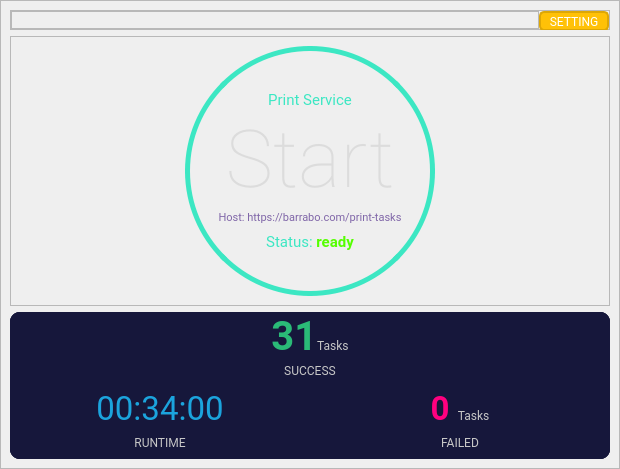
            <widget class="QWidget" name="page_home">
             <layout class="QVBoxLayout" name="verticalLayout_6">
              <property name="spacing">
               <number>0</number>
              </property>
              <property name="leftMargin">
               <number>0</number>
              </property>
              <property name="topMargin">
               <number>0</number>
              </property>
              <property name="rightMargin">
               <number>0</number>
              </property>
              <property name="bottomMargin">
               <number>0</number>
              </property>
              <item>
               <widget class="QFrame" name="frame_content_home">
                <property name="frameShape">
                 <enum>QFrame::StyledPanel</enum>
                </property>
                <property name="frameShadow">
                 <enum>QFrame::Raised</enum>
                </property>
                <layout class="QVBoxLayout" name="verticalLayout_10">
                 <item>
                  <widget class="QFrame" name="frame_5">
                   <property name="maximumSize">
                    <size>
                     <width>16777215</width>
                     <height>20</height>
                    </size>
                   </property>
                   <property name="frameShape">
                    <enum>QFrame::StyledPanel</enum>
                   </property>
                   <property name="frameShadow">
                    <enum>QFrame::Raised</enum>
                   </property>
                   <layout class="QHBoxLayout" name="horizontalLayout_9">
                    <property name="spacing">
                     <number>0</number>
                    </property>
                    <property name="leftMargin">
                     <number>0</number>
                    </property>
                    <property name="topMargin">
                     <number>0</number>
                    </property>
                    <property name="rightMargin">
                     <number>0</number>
                    </property>
                    <property name="bottomMargin">
                     <number>0</number>
                    </property>
                    <item>
                     <widget class="QFrame" name="frame_6">
                      <property name="frameShape">
                       <enum>QFrame::StyledPanel</enum>
                      </property>
                      <property name="frameShadow">
                       <enum>QFrame::Raised</enum>
                      </property>
                     </widget>
                    </item>
                    <item>
                     <widget class="QPushButton" name="btn_setting">
                      <property name="minimumSize">
                       <size>
                        <width>70</width>
                        <height>20</height>
                       </size>
                      </property>
                      <property name="maximumSize">
                       <size>
                        <width>70</width>
                        <height>20</height>
                       </size>
                      </property>
                      <property name="font">
                       <font>
                        <family>Roboto</family>
                       </font>
                      </property>
                      <property name="layoutDirection">
                       <enum>Qt::LeftToRight</enum>
                      </property>
                      <property name="styleSheet">
                       <string notr="true">QPushButton {
	background-color: rgb(255, 193, 7);
	border: 2px solid rgb(221, 167, 6);
	border-radius: 5px;
	
	color: rgb(255, 255, 255);
}

QPushButton:hover {
	background-color: rgb(224, 168, 0);
	border: 2px solid rgb(211, 158, 0);
	border-radius: 5px;
}</string>
                      </property>
                      <property name="text">
                       <string>SETTING</string>
                      </property>
                     </widget>
                    </item>
                   </layout>
                  </widget>
                 </item>
                 <item>
                  <widget class="QFrame" name="frame_infos">
                   <property name="frameShape">
                    <enum>QFrame::StyledPanel</enum>
                   </property>
                   <property name="frameShadow">
                    <enum>QFrame::Raised</enum>
                   </property>
                   <layout class="QHBoxLayout" name="horizontalLayout_4">
                    <item>
                     <widget class="QFrame" name="frame_circle">
                      <property name="minimumSize">
                       <size>
                        <width>250</width>
                        <height>250</height>
                       </size>
                      </property>
                      <property name="maximumSize">
                       <size>
                        <width>250</width>
                        <height>250</height>
                       </size>
                      </property>
                      <property name="styleSheet">
                       <string notr="true">QFrame{
	border: 5px solid rgb(60, 231, 195);
	border-radius: 125px;
}

QFrame:hover {
	border: 5px solid rgb(105, 95, 148);
}</string>
                      </property>
                      <property name="frameShape">
                       <enum>QFrame::StyledPanel</enum>
                      </property>
                      <property name="frameShadow">
                       <enum>QFrame::Raised</enum>
                      </property>
                      <layout class="QVBoxLayout" name="verticalLayout_7">
                       <property name="spacing">
                        <number>9</number>
                       </property>
                       <property name="leftMargin">
                        <number>10</number>
                       </property>
                       <property name="topMargin">
                        <number>40</number>
                       </property>
                       <property name="rightMargin">
                        <number>10</number>
                       </property>
                       <property name="bottomMargin">
                        <number>40</number>
                       </property>
                       <item>
                        <widget class="QLabel" name="label">
                         <property name="font">
                          <font>
                           <family>Roboto</family>
                           <pointsize>11</pointsize>
                          </font>
                         </property>
                         <property name="styleSheet">
                          <string notr="true">border: none;
color: rgb(60, 231, 195);</string>
                         </property>
                         <property name="text">
                          <string>Print Service</string>
                         </property>
                         <property name="alignment">
                          <set>Qt::AlignCenter</set>
                         </property>
                        </widget>
                       </item>
                       <item>
                        <widget class="QLabel" name="label_circle_main">
                         <property name="font">
                          <font>
                           <family>Roboto Thin</family>
                           <pointsize>60</pointsize>
                          </font>
                         </property>
                         <property name="styleSheet">
                          <string notr="true">border: none;
color: rgb(220, 220, 220);</string>
                         </property>
                         <property name="text">
                          <string>Start</string>
                         </property>
                         <property name="alignment">
                          <set>Qt::AlignCenter</set>
                         </property>
                        </widget>
                       </item>
                       <item>
                        <widget class="QLabel" name="label_circle_host">
                         <property name="font">
                          <font>
                           <family>Roboto</family>
                           <pointsize>8</pointsize>
                          </font>
                         </property>
                         <property name="styleSheet">
                          <string notr="true">border: none;
color: rgb(128, 102, 168);</string>
                         </property>
                         <property name="text">
                          <string>Host: https://barrabo.com/print-tasks</string>
                         </property>
                         <property name="alignment">
                          <set>Qt::AlignCenter</set>
                         </property>
                        </widget>
                       </item>
                       <item>
                        <widget class="QLabel" name="label_circle_status">
                         <property name="font">
                          <font>
                           <family>Roboto</family>
                           <pointsize>11</pointsize>
                          </font>
                         </property>
                         <property name="styleSheet">
                          <string notr="true">border: none;
color: rgb(60, 231, 195);</string>
                         </property>
                         <property name="text">
                          <string>&lt;html&gt;&lt;head/&gt;&lt;body&gt;&lt;p&gt;Status: &lt;span style=&quot; font-weight:600; color:#55ff00;&quot;&gt;ready&lt;/span&gt;&lt;/p&gt;&lt;/body&gt;&lt;/html&gt;</string>
                         </property>
                         <property name="alignment">
                          <set>Qt::AlignCenter</set>
                         </property>
                        </widget>
                       </item>
                      </layout>
                     </widget>
                    </item>
                   </layout>
                  </widget>
                 </item>
                 <item alignment="Qt::AlignHCenter">
                  <widget class="QFrame" name="frame_texts">
                   <property name="minimumSize">
                    <size>
                     <width>600</width>
                     <height>0</height>
                    </size>
                   </property>
                   <property name="maximumSize">
                    <size>
                     <width>16777215</width>
                     <height>200</height>
                    </size>
                   </property>
                   <property name="styleSheet">
                    <string notr="true">background-color: rgb(22, 23, 59);
border-radius: 10px</string>
                   </property>
                   <property name="frameShape">
                    <enum>QFrame::StyledPanel</enum>
                   </property>
                   <property name="frameShadow">
                    <enum>QFrame::Raised</enum>
                   </property>
                   <layout class="QVBoxLayout" name="verticalLayout_11">
                    <property name="spacing">
                     <number>0</number>
                    </property>
                    <property name="leftMargin">
                     <number>0</number>
                    </property>
                    <property name="topMargin">
                     <number>0</number>
                    </property>
                    <property name="rightMargin">
                     <number>0</number>
                    </property>
                    <property name="bottomMargin">
                     <number>0</number>
                    </property>
                    <item>
                     <widget class="QFrame" name="frame">
                      <property name="frameShape">
                       <enum>QFrame::StyledPanel</enum>
                      </property>
                      <property name="frameShadow">
                       <enum>QFrame::Raised</enum>
                      </property>
                      <layout class="QVBoxLayout" name="verticalLayout_8">
                       <property name="spacing">
                        <number>0</number>
                       </property>
                       <property name="leftMargin">
                        <number>0</number>
                       </property>
                       <property name="topMargin">
                        <number>0</number>
                       </property>
                       <property name="rightMargin">
                        <number>0</number>
                       </property>
                       <property name="bottomMargin">
                        <number>0</number>
                       </property>
                       <item>
                        <widget class="QLabel" name="label_detail_success">
                         <property name="font">
                          <font>
                           <family>Roboto</family>
                           <pointsize>30</pointsize>
                          </font>
                         </property>
                         <property name="styleSheet">
                          <string notr="true">color: rgb(42, 186, 119);</string>
                         </property>
                         <property name="text">
                          <string>&lt;html&gt;&lt;head/&gt;&lt;body&gt;&lt;p&gt;&lt;span style=&quot; font-weight:600;&quot;&gt;31&lt;/span&gt;&lt;span style=&quot; font-size:9pt; color:#c7c7c7;&quot;&gt;Tasks&lt;/span&gt;&lt;/p&gt;&lt;/body&gt;&lt;/html&gt;</string>
                         </property>
                         <property name="alignment">
                          <set>Qt::AlignBottom|Qt::AlignHCenter</set>
                         </property>
                        </widget>
                       </item>
                       <item>
                        <widget class="QLabel" name="label_6">
                         <property name="minimumSize">
                          <size>
                           <width>0</width>
                           <height>20</height>
                          </size>
                         </property>
                         <property name="maximumSize">
                          <size>
                           <width>16777215</width>
                           <height>20</height>
                          </size>
                         </property>
                         <property name="font">
                          <font>
                           <family>Roboto</family>
                          </font>
                         </property>
                         <property name="styleSheet">
                          <string notr="true">color: rgb(199, 199, 199);</string>
                         </property>
                         <property name="text">
                          <string>SUCCESS</string>
                         </property>
                         <property name="alignment">
                          <set>Qt::AlignCenter</set>
                         </property>
                        </widget>
                       </item>
                      </layout>
                     </widget>
                    </item>
                    <item>
                     <widget class="QFrame" name="frame_2">
                      <property name="frameShape">
                       <enum>QFrame::StyledPanel</enum>
                      </property>
                      <property name="frameShadow">
                       <enum>QFrame::Raised</enum>
                      </property>
                      <layout class="QHBoxLayout" name="horizontalLayout_6">
                       <property name="spacing">
                        <number>0</number>
                       </property>
                       <property name="leftMargin">
                        <number>0</number>
                       </property>
                       <property name="topMargin">
                        <number>0</number>
                       </property>
                       <property name="rightMargin">
                        <number>0</number>
                       </property>
                       <property name="bottomMargin">
                        <number>0</number>
                       </property>
                       <item>
                        <widget class="QFrame" name="frame_3">
                         <property name="frameShape">
                          <enum>QFrame::StyledPanel</enum>
                         </property>
                         <property name="frameShadow">
                          <enum>QFrame::Raised</enum>
                         </property>
                         <layout class="QVBoxLayout" name="verticalLayout_9">
                          <item>
                           <widget class="QLabel" name="label_detail_run_time">
                            <property name="font">
                             <font>
                              <family>Roboto</family>
                              <pointsize>25</pointsize>
                             </font>
                            </property>
                            <property name="styleSheet">
                             <string notr="true">color: rgb(27, 164, 221);</string>
                            </property>
                            <property name="text">
                             <string>00:34:00</string>
                            </property>
                            <property name="alignment">
                             <set>Qt::AlignCenter</set>
                            </property>
                           </widget>
                          </item>
                          <item>
                           <widget class="QLabel" name="label_8">
                            <property name="font">
                             <font>
                              <family>Roboto</family>
                             </font>
                            </property>
                            <property name="styleSheet">
                             <string notr="true">color: rgb(199, 199, 199);</string>
                            </property>
                            <property name="text">
                             <string>RUNTIME</string>
                            </property>
                            <property name="alignment">
                             <set>Qt::AlignCenter</set>
                            </property>
                           </widget>
                          </item>
                         </layout>
                        </widget>
                       </item>
                       <item>
                        <widget class="QFrame" name="frame_4">
                         <property name="frameShape">
                          <enum>QFrame::StyledPanel</enum>
                         </property>
                         <property name="frameShadow">
                          <enum>QFrame::Raised</enum>
                         </property>
                         <layout class="QVBoxLayout" name="verticalLayout_12">
                          <item>
                           <widget class="QLabel" name="label_detail_failed">
                            <property name="font">
                             <font>
                              <family>Roboto</family>
                              <pointsize>25</pointsize>
                             </font>
                            </property>
                            <property name="styleSheet">
                             <string notr="true">color: rgb(255, 0, 127);</string>
                            </property>
                            <property name="text">
                             <string>&lt;html&gt;&lt;head/&gt;&lt;body&gt;&lt;p&gt;&lt;span style=&quot; font-weight:600;&quot;&gt;0 &lt;/span&gt;&lt;span style=&quot; font-size:9pt; color:#c7c7c7;&quot;&gt;Tasks&lt;/span&gt;&lt;/p&gt;&lt;/body&gt;&lt;/html&gt;</string>
                            </property>
                            <property name="alignment">
                             <set>Qt::AlignCenter</set>
                            </property>
                           </widget>
                          </item>
                          <item>
                           <widget class="QLabel" name="label_10">
                            <property name="font">
                             <font>
                              <family>Roboto</family>
                             </font>
                            </property>
                            <property name="styleSheet">
                             <string notr="true">color: rgb(199, 199, 199);</string>
                            </property>
                            <property name="text">
                             <string>FAILED</string>
                            </property>
                            <property name="alignment">
                             <set>Qt::AlignCenter</set>
                            </property>
                           </widget>
                          </item>
                         </layout>
                        </widget>
                       </item>
                      </layout>
                     </widget>
                    </item>
                   </layout>
                  </widget>
                 </item>
                </layout>
               </widget>
              </item>
             </layout>
            </widget>
